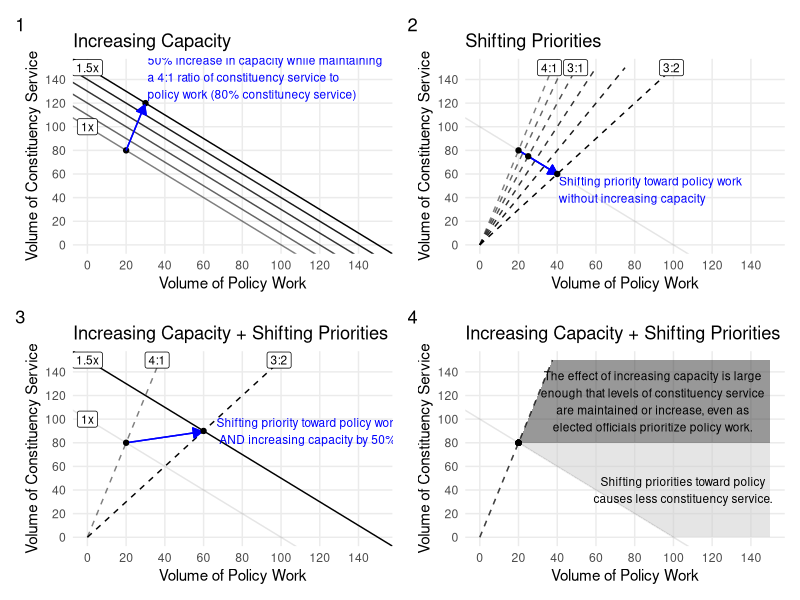

Reproduce this figure in R.
## ---- chunk 1
library(tidyverse)
library(ggrepel)
library(knitr)

knitr::opts_chunk$set(echo = TRUE, 
                      cache = TRUE, 
                      fig.width=8, 
                      fig.height = 8,
                      out.width = "100%",
                      fig.show = "hold",
                      #fig.cap = "",
                      #fig.subcap = "",
                      #split = T,
                      fig.align = 'center', 
                      fig.path='figs/',
                      fig.retina = 6,
                      warning=FALSE, 
                      message=FALSE)

# inline numbers round to 2
knit_hooks$set(inline = function(x) {
  if (is.na(as.numeric(x))) {
    return(x)
    } else 
        return(round(x,2))
})


# plot color defaults 
library(ggplot2); theme_set(theme_bw())
  options(
    ggplot2.continuous.color = "cividis",
    ggplot2.continuous.fill = "cividis"
  )
  scale_color_discrete <- function(...)
    scale_color_viridis_d(..., direction = -1)
  scale_fill_discrete <- function(...)
    scale_fill_viridis_d(..., direction = -1)
  
# html table formatting
kablebox <- . %>%  
  head(100) %>%
  knitr::kable() %>% 
  kable_styling() %>% 
  scroll_box(height = "200px")

kablebox_long <- . %>% 
  head(100) %>% 
  knitr::kable() %>% 
  kable_styling() %>% 
  scroll_box(height = "500px")
## ---- chunk 2
library(ggplot2); theme_set(theme_minimal())

library(patchwork)

# CAPACITY
capacity <- tibble::tibble(
  priority = .2,
  capacity = c(100, 150) 
  ) %>% 
  ggplot() +
  aes(x = capacity*priority,
      y = capacity*(1-priority) ,
      #color = capacity, 
      #alpha = capacity, 
      intercept = capacity,
      label = str_c(capacity*priority, ", ", capacity*(1-priority))) + 
  geom_abline(slope = -1, 
              intercept = c(100, 110, 120,130,140, 150), 
                            linetype = 1,
              alpha = c(.5,.6,.7,.8,.9,1)) + 
    geom_point() +
  geom_segment(x = 100*.2, 
           y = 100*.8,
           xend = 148*.2, 
           yend = 148*.8,
           arrow = arrow(type = "closed", length = unit(.1, "in")),
           color = "blue") + 
  annotate("text", 
          label = "50% increase in capacity while maintaining\na 4:1 ratio of constituency service to\npolicy work (80% constitunecy service)", 
           x = 150*.2, 
           y = 150*.8,
          hjust = -.01,
          vjust = -.1,
          color = "blue",
          size = 3) +
  geom_label(x = 0, y = c(100, 150), 
             label = c("1x", "1.5x"),
             size = 3 ) + 
    scale_y_continuous(breaks = seq(0, 140, by = 20), limits = c(0, 150)) + 
  scale_x_continuous(breaks = seq(0, 140, by = 20), limits = c(0, 150)) + 
  labs(title = "Increasing Capacity",
       x = "Volume of Policy Work",
       y = "Volume of Constituency Service") + 
  theme(legend.position = "", 
        panel.grid.minor = element_blank() )




# PRIORITY 
priority <- tibble::tibble(
  priority = c(.2,.25, .4),
  capacity = c(100) 
  ) %>% 
  mutate(
    x = capacity*priority,
      y = capacity*(1-priority)
  ) %>% 
  ggplot() +
  aes(x = x,
      y = y ) + 
  geom_abline(slope = -1,
              intercept = c(100),
              linetype = 1,
              alpha = c(.1)) +
   stat_function(fun =  ~ 4*.x , geom = "line", linetype = 2, alpha = .5) +
     stat_function(fun =  ~ 3.5*.x , geom = "line", linetype = 2, alpha = .6) +
   stat_function(fun =  ~ 3*.x , geom = "line", linetype = 2, alpha = .7) +
   stat_function(fun =  ~ 2.5*.x , geom = "line", linetype = 2, alpha = .8) +
   stat_function(fun =  ~ 2*.x , geom = "line", linetype = 2, alpha = .9) +
   stat_function(fun =  ~ 1.5*.x , geom = "line", linetype = 2, alpha = 1) +

  geom_segment(x = 100*.2, 
           y = 100*.8,
           xend = 100*.4, 
           yend = 100*.6,
           arrow = arrow(type = "closed", length = unit(.1, "in")),
           color = "blue") + 
  geom_point() +
  annotate("text", 
          label = "Shifting priority toward policy work\nwithout increasing capacity", 
           x = 100*.4, 
           y = 100*.6,
          hjust = -.01,
          vjust = 1.1,
          color = "blue",
          size = 3) +
  geom_label(aes(x = 150*c(.24, .33, .66),
                 y = 150 ),
             label = c("4:1", "3:1", "3:2") ,
          size = 3) + 
  scale_y_continuous(breaks = seq(0, 140, by = 20), limits = c(0, 150)) + 
  scale_x_continuous(breaks = seq(0, 140, by = 20), limits = c(0, 150)) + 
  #scale_color_gradient(low = "grey", high = "black") +
  labs(title = "Shifting Priorities",
       x = "Volume of Policy Work",
       y = "Volume of Constituency Service") +
  theme(legend.position = "",         
        #panel.grid.major = element_blank(),
        panel.grid.minor = element_blank() )



# BOTH  
both <- tibble::tibble(
  priority = c(.2, .4),
  capacity = c(100, 150) 
  ) %>% 
  mutate(
    x = capacity*priority,
      y = capacity*(1-priority)
  ) %>% 
  ggplot() +
  aes(x = x,
      y = y ) + 
  geom_abline(slope = -1,
              intercept = c(100, 150),
              linetype = 1,
              alpha = c(.1,1)) +
   stat_function(fun =  ~ 4*.x , geom = "line", linetype = 2, alpha = .5) +
   #  stat_function(fun =  ~ 3.5*.x , geom = "line", linetype = 2, alpha = .6) +
  # stat_function(fun =  ~ 3*.x , geom = "line", linetype = 2, alpha = .7) +
 #  stat_function(fun =  ~ 2.5*.x , geom = "line", linetype = 2, alpha = .8) +
#   stat_function(fun =  ~ 2*.x , geom = "line", linetype = 2, alpha = .9) +
   stat_function(fun =  ~ 1.5*.x , geom = "line", linetype = 2, alpha = 1) +
  geom_label(aes(x = 150*c(.24, .66),
                 y = 150 ),
                   min.segment.length = 15,
             label = c("4:1", "3:2") ,
          size = 3) + 
  geom_segment(x = 100*.2, 
           y = 100*.8,
           xend = 148*.4, 
           yend = 149*.6,
           arrow = arrow(type = "closed", length = unit(.1, "in")),
           color = "blue") + 
  geom_point() +
  annotate("text", 
          label = "Shifting priority toward policy work\n AND increasing capacity by 50%", 
           x = 150*.4, 
           y = 150*.6,
          hjust = -.07,
          vjust = .5,
          color = "blue",
          size = 3) +
    geom_label(x = 0, y = c(100, 150), 
             label = c("1x", "1.5x"),
             size = 3) + 
  scale_y_continuous(breaks = seq(0, 140, by = 20), limits = c(0, 150)) + 
  scale_x_continuous(breaks = seq(0, 140, by = 20), limits = c(0, 150)) + 
  #scale_color_gradient(low = "grey", high = "black") +
  labs(title = "Increasing Capacity + Shifting Priorities",
       x = "Volume of Policy Work",
       y = "Volume of Constituency Service") + 
  theme(legend.position = "",          panel.grid.minor = element_blank() )



# BOTH  
more_c <- tibble(x = c(0, 20, 37.5,0),
       y = c(100, 80, 150,150) ) %>% 
  mutate(label = "A")

less_c <- tibble(x = c(0, 20, 0,0),
       y = c(0, 80, 80, 0) ) %>% 
  mutate(label = "D")


more_p <- tibble(x = c(20, 37.5, 150, 150),
       y = c(80, 150, 150, 80) ) %>% 
  mutate(label = "B")

less_p <- tibble(x = c(100, 20, 150, 150),
       y = c(0, 80, 80, 0) ) %>% 
  mutate(label = "C")


# REGIONS 
regions <- more_p %>%
 full_join( less_p) %>% #full_join(more_c) %>% 
  group_by(label) %>% 
  mutate(mean_x = mean(x),
         mean_y = mean(y),
         name = label %>% 
           str_replace("B", "The effect of increasing capacity is large\nenough that levels of constituency service\nare maintained or increase, even as\nelected officials prioritize policy work.") %>% 
           str_replace("C", "Shifting priorities toward policy\ncauses less constituency service.")) %>% 
  ungroup() %>% 
ggplot() +
  aes(x = x,
      y = y,
      fill = label,
      label = name) + 
  geom_polygon( alpha = .5) + 
    geom_abline(slope = -1,
              intercept = c(100),
              linetype = 1,
              alpha = c(.1)) +
     stat_function(fun =  ~ 4*.x , geom = "line", linetype = 2, alpha = .5) +
  geom_point(x = 20, y = 80) + 
  scale_fill_grey() +
  scale_y_continuous(breaks = seq(0, 140, by = 20), limits = c(0, 150)) + 
  scale_x_continuous(breaks = seq(0, 140, by = 20), limits = c(0, 150)) + 
  geom_text(aes(x = mean_x, y = mean_y), check_overlap = T,
          size = 3) + 
  labs(title = "Increasing Capacity + Shifting Priorities",
       x = "Volume of Policy Work",
       y = "Volume of Constituency Service") + 
  theme(legend.position = "",          panel.grid.minor = element_blank() )


(capacity + priority)  / (both + regions) + plot_annotation(tag_levels = '1')
